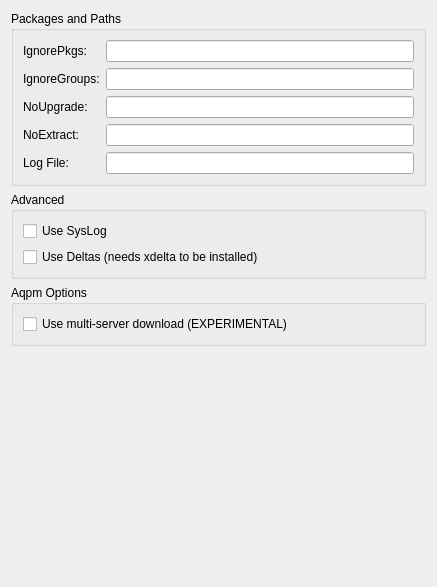
<?xml version="1.0" encoding="UTF-8"?>
<ui version="4.0">
 <class>AqpmConfig</class>
 <widget class="QWidget" name="AqpmConfig">
  <property name="geometry">
   <rect>
    <x>0</x>
    <y>0</y>
    <width>437</width>
    <height>587</height>
   </rect>
  </property>
  <property name="windowTitle">
   <string/>
  </property>
  <layout class="QVBoxLayout" name="verticalLayout_5">
   <item>
    <widget class="QGroupBox" name="groupBox_3">
     <property name="title">
      <string>Packages and Paths</string>
     </property>
     <layout class="QGridLayout" name="_10">
      <item row="0" column="0">
       <layout class="QGridLayout" name="_12">
        <item row="0" column="0">
         <widget class="QLabel" name="label_2">
          <property name="text">
           <string>IgnorePkgs:</string>
          </property>
         </widget>
        </item>
        <item row="0" column="1">
         <widget class="QLineEdit" name="ignorePkgLine"/>
        </item>
        <item row="1" column="0">
         <widget class="QLabel" name="label_3">
          <property name="text">
           <string>IgnoreGroups:</string>
          </property>
         </widget>
        </item>
        <item row="1" column="1">
         <widget class="QLineEdit" name="ignoreGrpsLine"/>
        </item>
        <item row="2" column="0">
         <widget class="QLabel" name="label_4">
          <property name="text">
           <string>NoUpgrade:</string>
          </property>
         </widget>
        </item>
        <item row="2" column="1">
         <widget class="QLineEdit" name="noUpgradeLine"/>
        </item>
        <item row="3" column="0">
         <widget class="QLabel" name="label_5">
          <property name="text">
           <string>NoExtract:</string>
          </property>
         </widget>
        </item>
        <item row="3" column="1">
         <widget class="QLineEdit" name="noExtractLine"/>
        </item>
        <item row="4" column="0">
         <widget class="QLabel" name="label_20">
          <property name="text">
           <string>Log File:</string>
          </property>
         </widget>
        </item>
        <item row="4" column="1">
         <widget class="QLineEdit" name="logFileLine"/>
        </item>
       </layout>
      </item>
     </layout>
    </widget>
   </item>
   <item>
    <widget class="QGroupBox" name="groupBox_2">
     <property name="sizePolicy">
      <sizepolicy hsizetype="Preferred" vsizetype="Preferred">
       <horstretch>0</horstretch>
       <verstretch>0</verstretch>
      </sizepolicy>
     </property>
     <property name="title">
      <string>Advanced</string>
     </property>
     <layout class="QFormLayout" name="formLayout_2">
      <property name="fieldGrowthPolicy">
       <enum>QFormLayout::ExpandingFieldsGrow</enum>
      </property>
      <item row="0" column="0">
       <widget class="QCheckBox" name="sysLogBox">
        <property name="text">
         <string>Use SysLog</string>
        </property>
       </widget>
      </item>
      <item row="1" column="0">
       <widget class="QCheckBox" name="useDeltaBox">
        <property name="text">
         <string>Use Deltas (needs xdelta to be installed)</string>
        </property>
       </widget>
      </item>
     </layout>
    </widget>
   </item>
   <item>
    <widget class="QGroupBox" name="groupBox">
     <property name="title">
      <string>Aqpm Options</string>
     </property>
     <layout class="QFormLayout" name="formLayout">
      <item row="0" column="0">
       <widget class="QCheckBox" name="multiServerBox">
        <property name="text">
         <string>Use multi-server download (EXPERIMENTAL)</string>
        </property>
       </widget>
      </item>
     </layout>
    </widget>
   </item>
   <item>
    <spacer>
     <property name="orientation">
      <enum>Qt::Vertical</enum>
     </property>
     <property name="sizeHint" stdset="0">
      <size>
       <width>20</width>
       <height>40</height>
      </size>
     </property>
    </spacer>
   </item>
  </layout>
 </widget>
 <resources/>
 <connections/>
</ui>
